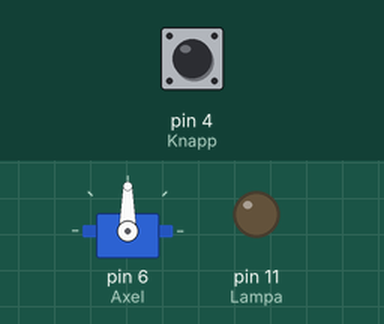
A sketch run on a simulated Arduino Uno, built with avr-gcc and run on an emulated ATmega328P. Shown: servo, output pins drawn as LEDs (lit = HIGH). Dashed ring = blinking. The inputs (shaded band) are chosen by the test bench; at power-on: pin 4 (Knapp) LOW.

Above: at 1.2 s.
1.3 s: pin 4 (Knapp) driven HIGH
At 1.76 s:
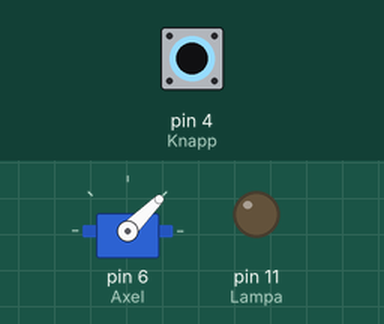
At 2.36 s:
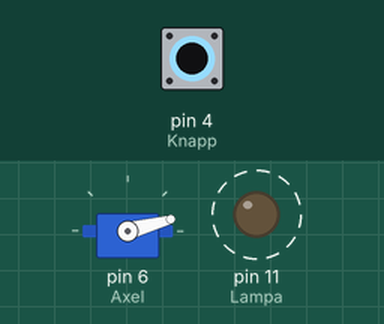
4.3 s: pin 4 (Knapp) pulsed LOW 2 times (0.12 s each, 0.3 s apart)
At 4.77 s:
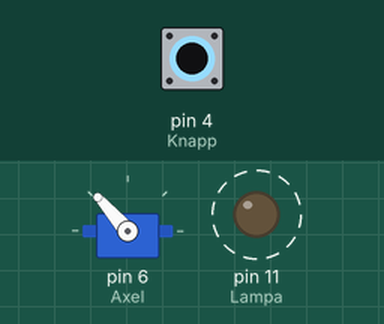
Timing chart, 0 to 16.9 s (numbered marks = the images above; inputs shaded):
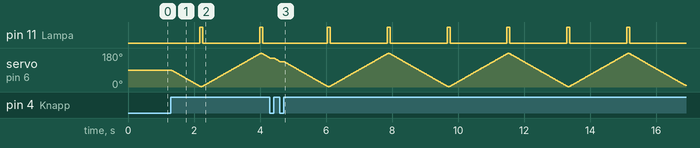

Measured:
- after the input at 1.3 s, pin 11 (Lampa): alternates HIGH for 0.09 s and LOW for 1.7 s, starting after 0.87 s

The sketch:

sketch_oct12a.ino
```cpp
#include <Servo.h>
const int Lampa = 11;
const int Knapp = 4;
const int Axel = 6;
bool Riktning = true;
int x=90;
Servo servo;


void setup() {
pinMode (Lampa, OUTPUT);
pinMode (Knapp, INPUT);
servo.attach (Axel);
}

void loop() {
if (digitalRead (Knapp)==HIGH) {
  while (digitalRead (Knapp)==HIGH) {
    servo.write (x);
    if (x>179) Riktning=true;
    if (x<1) Riktning=false;
    if (Riktning==true) x--;
    if (Riktning==false) x++;
    delay (10);
    if (x<5||x>175) digitalWrite (Lampa, HIGH);
    else digitalWrite (Lampa, LOW);
 }
}else {
  servo.write (x);
}
}
```
